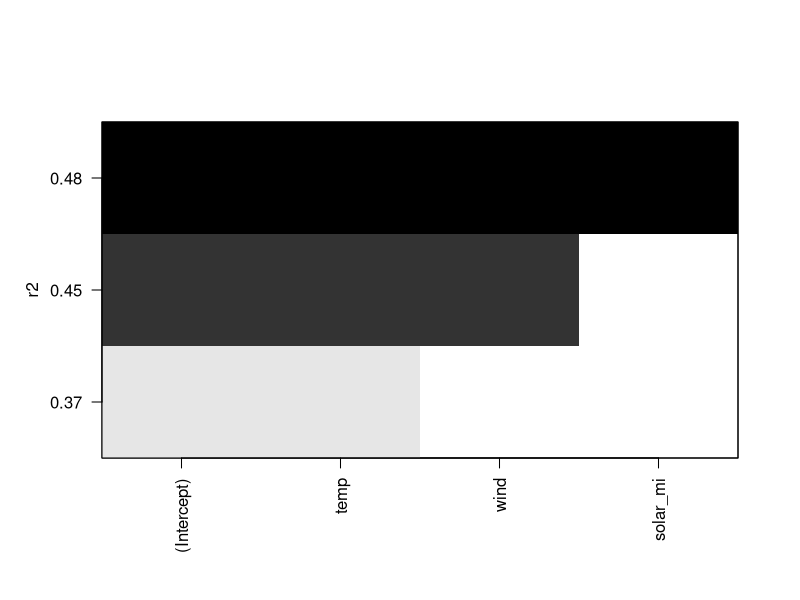
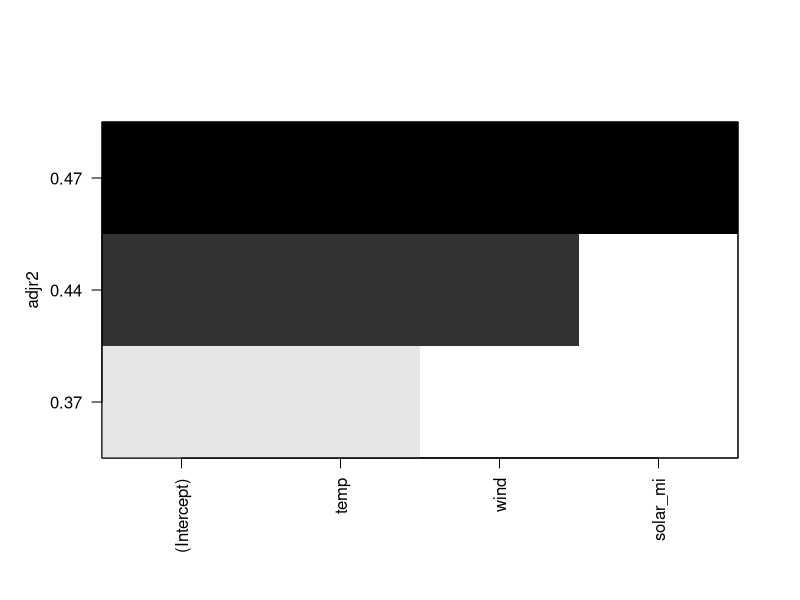
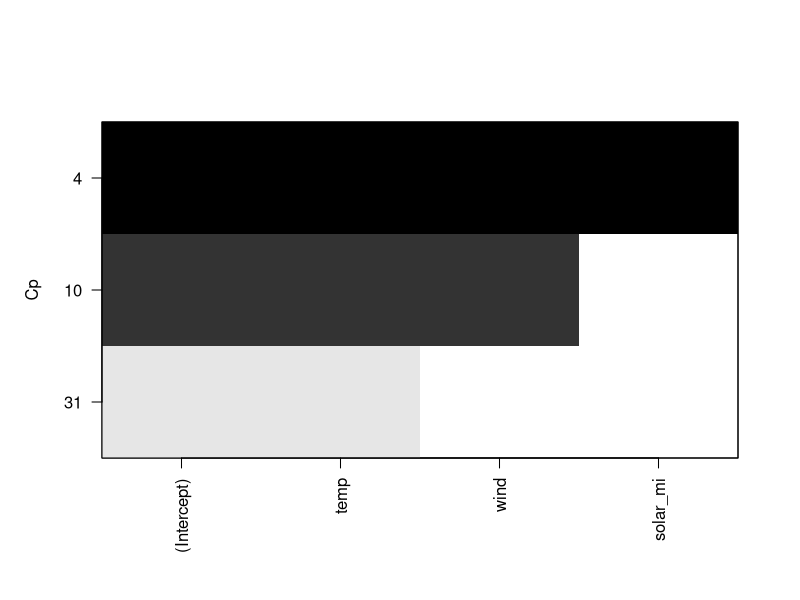
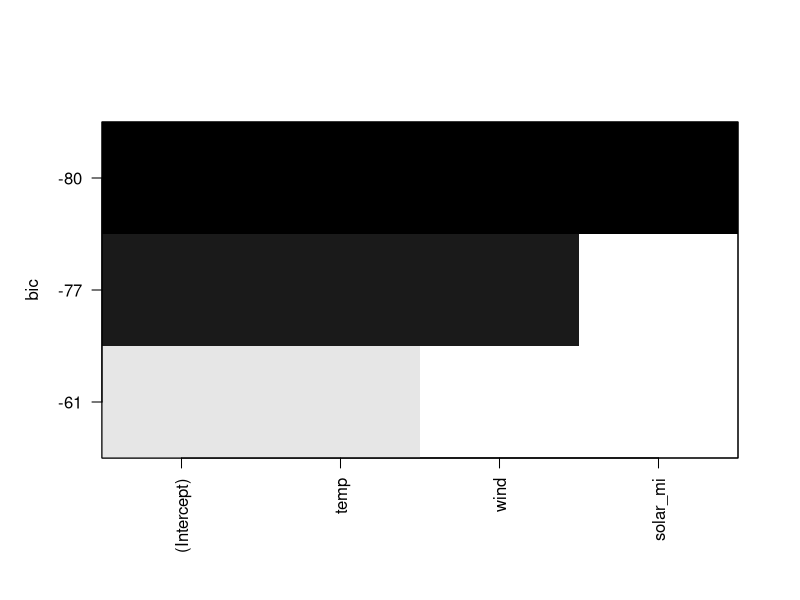

Generate these figures, in order, with R:
## ---- chunk 1
suppressPackageStartupMessages({
  library(tidyverse)
  library(leaps)
  library(glmnet)
})
## ---- chunk 2
data("airquality")
## ---- chunk 3
airquality_mi <- airquality %>% 
  mutate(
    ozone_mi = as.integer(if_else(is.na(Ozone), 
                            mean(Ozone, na.rm = TRUE), 
                            Ozone)),
    solar_mi = as.integer(if_else(is.na(Solar.R), 
                            mean(Solar.R, na.rm = TRUE), 
                            Solar.R))
  ) %>% 
  select(-1, -2)

names(airquality_mi)[1:6] <- tolower(names(airquality_mi)[1:6])
## ---- chunk 4
airquality_mi <- airquality_mi %>%
  dplyr::select(month, day, wind, temp, ozone_mi, solar_mi)

as_tibble(airquality_mi)
## ---- chunk 5
best.subset <- regsubsets(ozone_mi ~ temp + wind + solar_mi, 
                          data = airquality_mi,
                          nvmax = 3)
## ---- chunk 6
plot(best.subset, scale = "r2")
plot(best.subset, scale = "adjr2")
plot(best.subset, scale = "Cp")
plot(best.subset, scale = "bic")
## ---- chunk 7
set.seed(123)
train <- sample(c(TRUE, FALSE),
                nrow(airquality_mi),
                replace = TRUE)
test <- (!train)
ozone.test <- airquality_mi$ozone_mi[test]

aq.mv <- lm(ozone_mi ~ temp + I(temp^2) + wind + I(wind^2) + solar_mi, 
                  data = airquality_mi,
                  subset = train)
aq.mv.pred <- predict(aq.mv,
                      airquality_mi[test, ])
mean((aq.mv.pred - ozone.test)^2)
## ---- chunk 8
aq.mv.whole <- lm(ozone_mi ~ temp + I(temp^2) + wind + I(wind^2) + solar_mi, 
                  data = airquality_mi)
summary(aq.mv.whole)
## ---- chunk 9
x <- model.matrix(ozone_mi ~ temp + wind + solar_mi, 
                  airquality_mi)[, -1]
y <- airquality_mi$ozone_mi
grid <- 10^seq(10, -2, length = 100)
ridge <- glmnet(x, y, alpha = 0, lambda = grid)
## ---- chunk 10
set.seed(123)
train.mat <- sample(1:nrow(x), nrow(x) / 2)
test.mat <- (-train.mat)
y.test <- y[test.mat]
## ---- chunk 11
ridge.train <- glmnet(x[train.mat, ],
                      y[train.mat],
                      alpha = 0,
                      lambda = grid,
                      thresh = 1e-12)
## ---- chunk 12
cv.out <- cv.glmnet(x[train.mat, ],
                y[train.mat],
                alpha = 0)
lambda.ridge <- cv.out$lambda.min
## ---- chunk 13
ridge.pred <- predict(ridge.train,
                      s = lambda.ridge,
                      newx = x[test.mat, ])
mean((ridge.pred - y.test)^2)
## ---- chunk 14
ridge.whole <- glmnet(x, y, alpha = 0)
predict(ridge.whole,
        type = "coefficients",
        s = lambda.ridge)
## ---- chunk 15
lasso.train <- glmnet(x[train.mat, ],
                y[train.mat],
                alpha = 1,
                lambda = grid)
cv.out <- cv.glmnet(x[train.mat, ],
                    y[train.mat],
                    alpha = 1)
lambda.lasso <- cv.out$lambda.min
## ---- chunk 16
lasso.pred <- predict(lasso.train,
                      s = lambda.lasso,
                      newx = x[test.mat, ])
mean((lasso.pred - y.test)^2)
## ---- chunk 17
lasso.whole <- glmnet(x, y, alpha = 1)
predict(lasso.whole,
        type = "coefficients",
        s = lambda.lasso)
